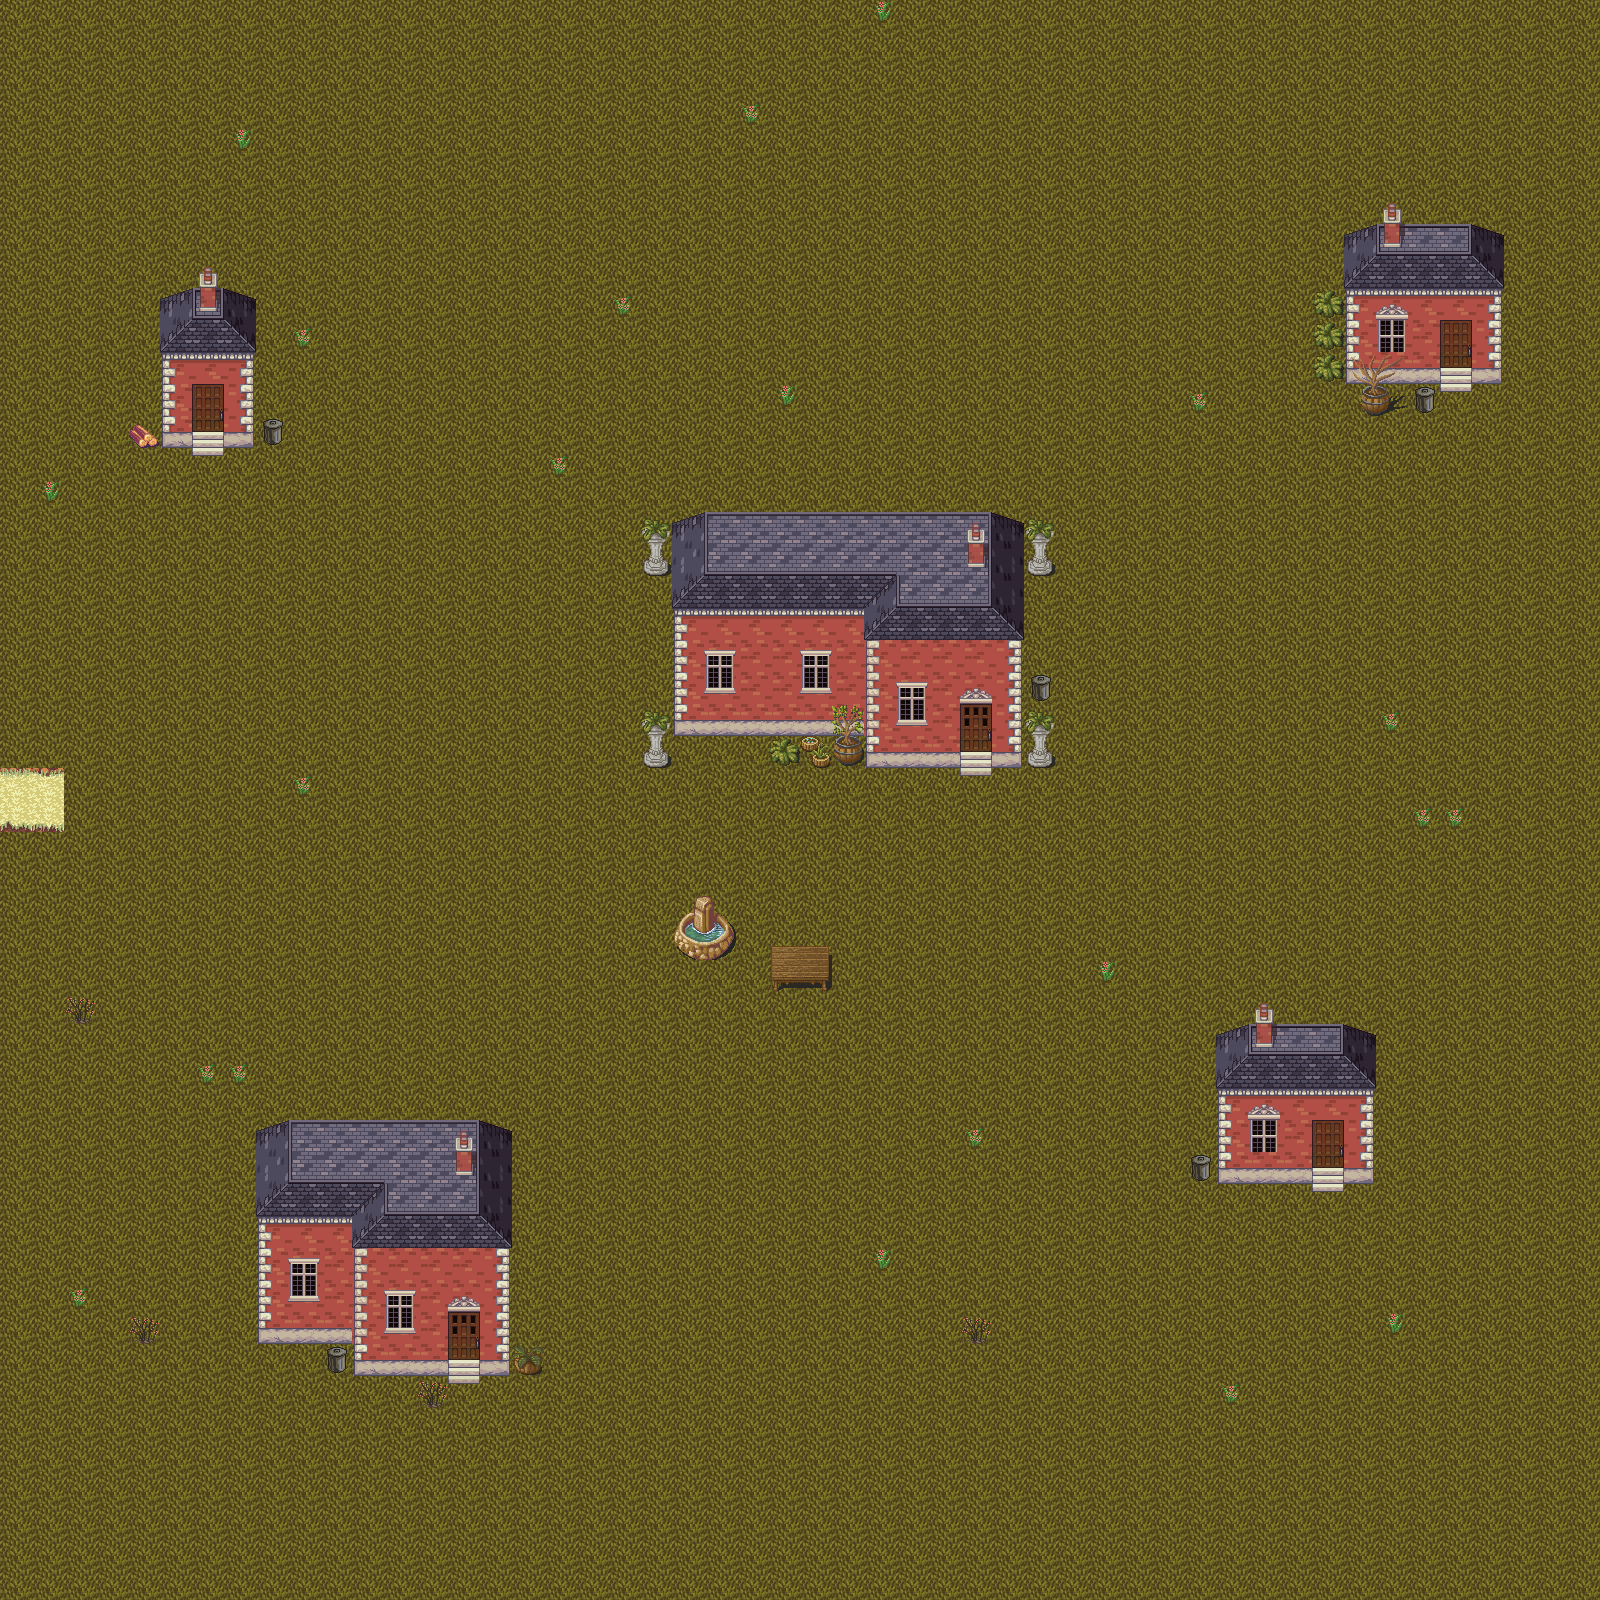

Tiled map render using the project's own tile images. Description and the map definition, with tile-layer contents summarised, below:
An orthogonal 50x50 tile map with 32x32 px tiles, 3 tile layers (Ground, Collision, Top), 3 tilesets and 29 objects.

<map version="1.0" tiledversion="1.1.6" orientation="orthogonal" renderorder="right-down" width="50" height="50" tilewidth="32" tileheight="32" infinite="0" nextobjectid="30">
 <tileset firstgid="1" source="art-1.tsx" />
 <tileset firstgid="901" source="house.tsx" />
 <tileset firstgid="964" source="art-2.tsx" />
 <layer name="Ground" width="50" height="50">
  <data>[2500 cells, 2500 non-empty, 1 distinct tile ids]</data>
 </layer>
 <layer name="Collision" width="50" height="50">
  <data>[2500 cells, 219 non-empty, 39 distinct tile ids]</data>
 </layer>
 <objectgroup name="Collision-2">
  <object id="1" x="353.5" y="1122.5" width="156" height="252.5" />
  <object id="2" x="261.5" y="1121.5" width="92" height="222" />
  <object id="3" x="326" y="1349.5" width="19.5" height="23.5" />
  <object id="4" x="515" y="1346.5" width="27.5" height="28" />
  <object id="5" x="1191.67" y="1155.33" width="17.3333" height="25" />
  <object id="6" x="1217.33" y="1026.67" width="156.333" height="157" />
  <object id="7" x="771" y="945.333" width="57" height="44.3333" />
  <object id="8" x="680" y="920" width="47" height="29.6667" />
  <object id="9" x="684" y="950" width="37.6667" height="5" />
  <object id="10" x="691.333" y="954.667" width="24" height="6" />
  <object id="11" x="696.667" y="898" width="16.3333" height="22" />
  <object id="12" x="685.333" y="912" width="9.66667" height="8.33333" />
  <object id="13" x="715" y="912" width="7.66667" height="10.3333" />
  <object id="14" x="728.333" y="924.333" width="5.66667" height="21.3333" />
  <object id="15" x="674.667" y="926.667" width="4.33333" height="21.6667" />
  <object id="16" x="1026.5" y="717" width="26" height="48.5" />
  <object id="17" x="1025.5" y="521.5" width="28.5" height="50.5" />
  <object id="18" x="643.5" y="712.5" width="23" height="53" />
  <object id="19" x="641.5" y="519.5" width="27" height="56.5" />
  <object id="20" x="674.5" y="514.5" width="348" height="218.5" />
  <object id="21" x="866" y="732" width="155.5" height="34.5" />
  <object id="22" x="1028" y="675.5" width="23.5" height="24.5" />
  <object id="23" x="1346" y="226" width="155.5" height="158.5" />
  <object id="24" x="1362.5" y="385" width="25.5" height="29" />
  <object id="25" x="1414.5" y="388" width="19" height="22.5" />
  <object id="26" x="159.5" y="288.5" width="93.5" height="157.5" />
  <object id="27" x="128.5" y="423" width="28" height="26" />
  <object id="28" x="266.5" y="420.5" width="16" height="24.5" />
  <object id="29" x="2088" y="202" />
 </objectgroup>
 <layer name="Top" width="50" height="50" opacity="0.9">
  <data>[2500 cells, 99 non-empty, 32 distinct tile ids]</data>
 </layer>
</map>
